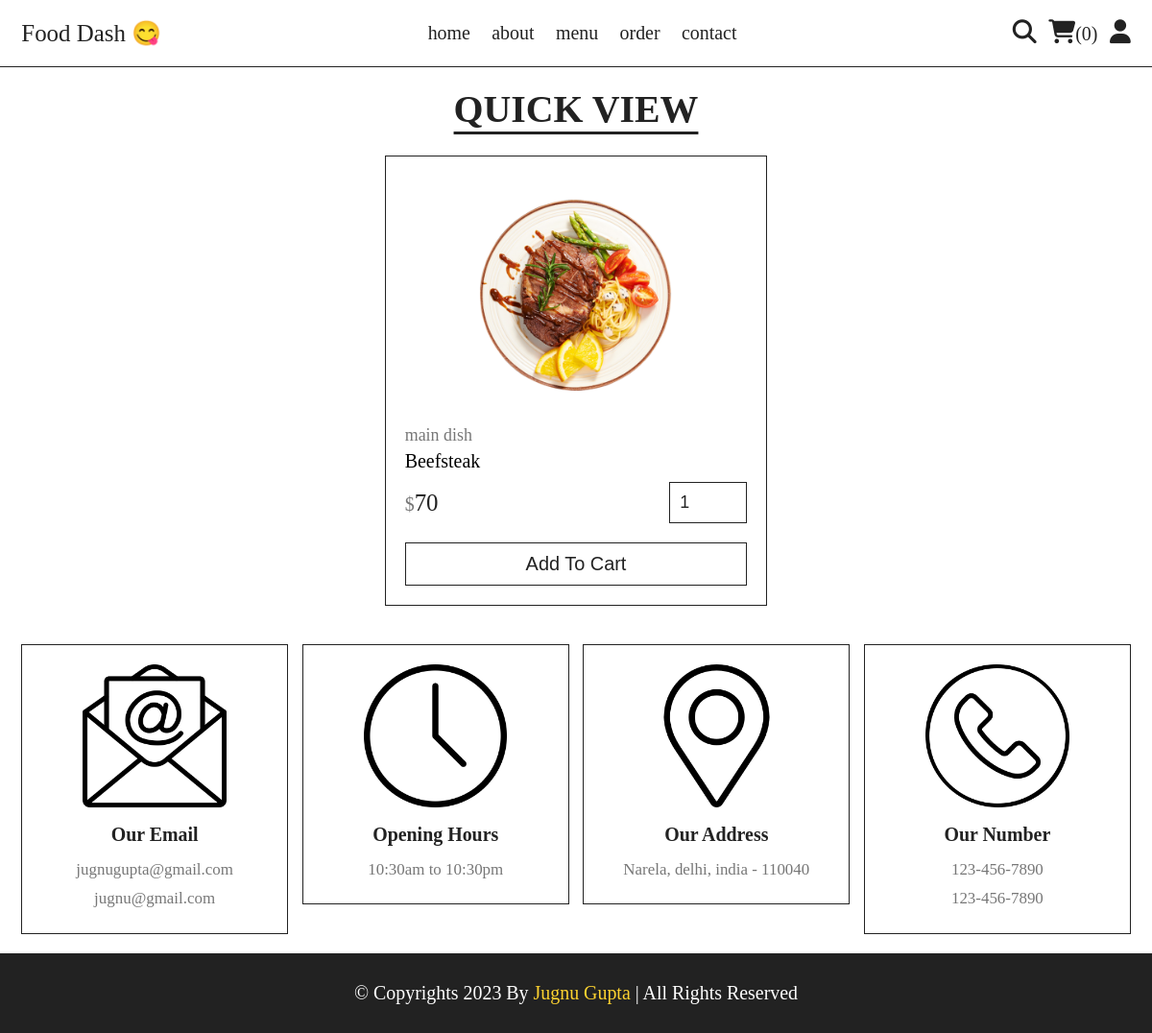
Page /quick_view.php?pid=3 on the committed database.
### tables this page shows
CREATE TABLE `products` (
  `id` int(100) NOT NULL,
  `name` varchar(100) NOT NULL,
  `category` varchar(100) NOT NULL,
  `price` int(10) NOT NULL,
  `image` varchar(100) NOT NULL
);

### quick_view.php (the view, shortened to what this page needs)
<?php
    include('components/connection.php');
?>
<!DOCTYPE html>
<html lang="en">
<head>
    <link rel="stylesheet" href="https://cdn.jsdelivr.net/npm/swiper@11/swiper-bundle.min.css" />
    <link rel="stylesheet" href="./CSS/style.css">
</head>
<body>
    <?php include('components/user_header.php'); ?>
    <section class="quick-view">
        <h1 class="title">Quick View</h1>
    <?php
        $pid = $_GET['pid'];
        $sql = "SELECT * FROM `products` where id = '$pid';";
        $select_products = mysqli_query($conn, $sql);
        $fetch_products = mysqli_fetch_all($select_products, MYSQLI_ASSOC);
        if(count($fetch_products) > 0){
            for ($i = 0; $i < count($fetch_products); $i++) {
    ?>
    <form action="" method="post" class="box">
        <img src="uploaded_img/<?= $fetch_products[$i]['image']; ?>" alt="">
        <a href="category.php?category=<?= $fetch_products[$i]['category']; ?>" class="cat"><?= $fetch_products[$i]['category']; ?></a>
        <div class="name"><?= $fetch_products[$i]['name']; ?></div>
        <div class="flex">
            <div class="price"><span>$</span><?= $fetch_products[$i]['price']; ?></div>
            <input type="number" name="qty" class="qty" min="1" max="99" value="1" maxlength="2">
        </div>
        <button type="submit" class="cart-btn" name="add_to_cart">Add To Cart</button>
    </form>
    <?php
        }
    }else{
        echo '<p class="empty">no products found!</p>';
    }
    ?>
    </section>
    <?php include('components/footer.php'); ?>
</body>
</html>

### CSS/style.css (style rules this page uses)
*, *::before, *::after { padding: 0px; margin: 0px; box-sizing: border-box; border:none; outline: none; text-decoration: none; }
:root { --yellow: #fed330; --red: #e74c3c; --white: #fff; --black:#222; --light-color:#777; --border:.2rem solid var(--black); }
html { font-size: 62.25%; overflow-x: hidden; scroll-behavior: smooth; stop-opacity: 7rem; }
section { margin: 0 auto; max-width: 120rem; padding: 2rem; }
.title { text-align: center; margin-bottom: 2.5rem; font-size: 4rem; color: var(--black); text-transform: uppercase; text-decoration: underline; text-underline-offset: 1rem; }
.quick-view .box { max-width: 40rem; padding:2rem; border:var(--border); position: relative; margin:0 auto; }
.quick-view .box img { height: 25rem; width: 100%; object-fit: contain; margin-bottom: 1rem; }
.quick-view .box .cat { font-size: 1.8rem; color:var(--light-color); }
.quick-view .box .name { font-size: 2rem; margin:.5rem 0; }
.quick-view .box .flex { display: flex; justify-content: space-between; align-items: center; gap:1.5rem; margin:1rem 0; }
.quick-view .box .flex .price { font-size: 2.5rem; color:var(--black); }
.quick-view .box .flex .price span { font-size: 2rem; color:var(--light-color); }
.quick-view .box .flex .qty { border:var(--border); padding:1rem; font-size: 1.8rem; color:var(--black); }
.quick-view .box .cart-btn { width: 100%; padding:1rem 3rem; text-align: center; border:var(--border); font-size: 2rem; color:var(--black); cursor: pointer; text-transform: capitalize; background: none; margin-top: 1rem; }

### rows in the picture
products: image (picture), category "main dish", name "Beefsteak", price "70"

### other values in the picture
$total_user_cart_items "0"
